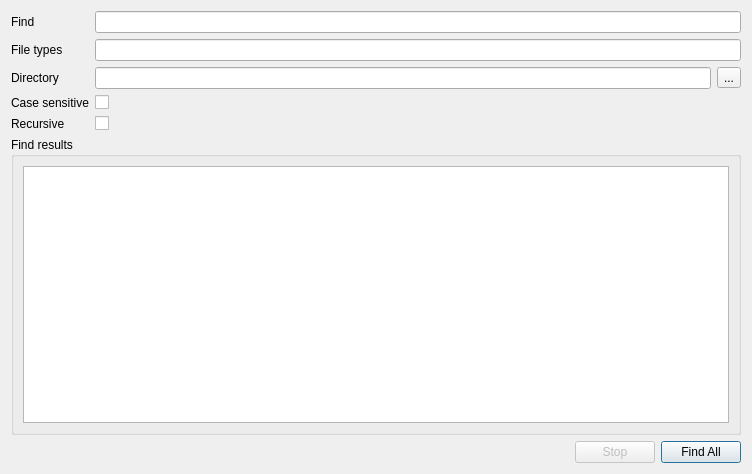
<?xml version="1.0" encoding="UTF-8"?>
<ui version="4.0">
 <class>FindInFilesDialog</class>
 <widget class="QDialog" name="FindInFilesDialog">
  <property name="geometry">
   <rect>
    <x>0</x>
    <y>0</y>
    <width>752</width>
    <height>474</height>
   </rect>
  </property>
  <property name="windowTitle">
   <string>Find in Files</string>
  </property>
  <layout class="QVBoxLayout" name="verticalLayout">
   <item>
    <layout class="QFormLayout" name="formLayout">
     <property name="fieldGrowthPolicy">
      <enum>QFormLayout::AllNonFixedFieldsGrow</enum>
     </property>
     <item row="0" column="0">
      <widget class="QLabel" name="findLabel">
       <property name="text">
        <string>Find</string>
       </property>
      </widget>
     </item>
     <item row="0" column="1">
      <widget class="QLineEdit" name="findLineEdit"/>
     </item>
     <item row="1" column="0">
      <widget class="QLabel" name="fileTypesLabel">
       <property name="text">
        <string>File types</string>
       </property>
      </widget>
     </item>
     <item row="1" column="1">
      <widget class="QLineEdit" name="typesLineEdit"/>
     </item>
     <item row="2" column="0">
      <widget class="QLabel" name="directoryLabel">
       <property name="text">
        <string>Directory</string>
       </property>
      </widget>
     </item>
     <item row="3" column="0">
      <widget class="QLabel" name="caseSensitiveLabel">
       <property name="text">
        <string>Case sensitive</string>
       </property>
      </widget>
     </item>
     <item row="3" column="1">
      <widget class="QCheckBox" name="casedCheckBox">
       <property name="text">
        <string/>
       </property>
      </widget>
     </item>
     <item row="4" column="0">
      <widget class="QLabel" name="recursiveLabel">
       <property name="text">
        <string>Recursive</string>
       </property>
      </widget>
     </item>
     <item row="4" column="1">
      <widget class="QCheckBox" name="recursiveCheckBox"/>
     </item>
     <item row="2" column="1">
      <widget class="QWidget" name="widget" native="true">
       <layout class="QHBoxLayout" name="horizontalLayout_2">
        <property name="margin">
         <number>0</number>
        </property>
        <item>
         <widget class="QLineEdit" name="dirLineEdit">
          <property name="readOnly">
           <bool>true</bool>
          </property>
         </widget>
        </item>
        <item>
         <widget class="QToolButton" name="dirToolButton">
          <property name="text">
           <string>...</string>
          </property>
         </widget>
        </item>
       </layout>
      </widget>
     </item>
    </layout>
   </item>
   <item>
    <widget class="QGroupBox" name="groupBox">
     <property name="title">
      <string>Find results</string>
     </property>
     <property name="flat">
      <bool>true</bool>
     </property>
     <layout class="QGridLayout" name="gridLayout">
      <item row="0" column="0">
       <widget class="QListWidget" name="resultsListWidget"/>
      </item>
     </layout>
    </widget>
   </item>
   <item>
    <layout class="QHBoxLayout" name="horizontalLayout">
     <item>
      <spacer name="horizontalSpacer">
       <property name="orientation">
        <enum>Qt::Horizontal</enum>
       </property>
       <property name="sizeHint" stdset="0">
        <size>
         <width>40</width>
         <height>20</height>
        </size>
       </property>
      </spacer>
     </item>
     <item>
      <widget class="QPushButton" name="cancelButton">
       <property name="enabled">
        <bool>false</bool>
       </property>
       <property name="text">
        <string>Stop</string>
       </property>
      </widget>
     </item>
     <item>
      <widget class="QPushButton" name="findButton">
       <property name="text">
        <string>Find All</string>
       </property>
       <property name="default">
        <bool>true</bool>
       </property>
      </widget>
     </item>
    </layout>
   </item>
  </layout>
 </widget>
 <resources/>
 <connections>
  <connection>
   <sender>findButton</sender>
   <signal>clicked()</signal>
   <receiver>FindInFilesDialog</receiver>
   <slot>find()</slot>
   <hints>
    <hint type="sourcelabel">
     <x>562</x>
     <y>525</y>
    </hint>
    <hint type="destinationlabel">
     <x>304</x>
     <y>273</y>
    </hint>
   </hints>
  </connection>
  <connection>
   <sender>dirToolButton</sender>
   <signal>clicked()</signal>
   <receiver>FindInFilesDialog</receiver>
   <slot>browseForDir()</slot>
   <hints>
    <hint type="sourcelabel">
     <x>587</x>
     <y>71</y>
    </hint>
    <hint type="destinationlabel">
     <x>304</x>
     <y>273</y>
    </hint>
   </hints>
  </connection>
  <connection>
   <sender>resultsListWidget</sender>
   <signal>itemClicked(QListWidgetItem*)</signal>
   <receiver>FindInFilesDialog</receiver>
   <slot>showResult(QListWidgetItem*)</slot>
   <hints>
    <hint type="sourcelabel">
     <x>304</x>
     <y>323</y>
    </hint>
    <hint type="destinationlabel">
     <x>304</x>
     <y>273</y>
    </hint>
   </hints>
  </connection>
  <connection>
   <sender>cancelButton</sender>
   <signal>clicked()</signal>
   <receiver>FindInFilesDialog</receiver>
   <slot>cancel()</slot>
   <hints>
    <hint type="sourcelabel">
     <x>623</x>
     <y>452</y>
    </hint>
    <hint type="destinationlabel">
     <x>375</x>
     <y>236</y>
    </hint>
   </hints>
  </connection>
 </connections>
 <slots>
  <slot>find()</slot>
  <slot>browseForDir()</slot>
  <slot>showResult(QListWidgetItem*)</slot>
  <slot>cancel()</slot>
 </slots>
</ui>
